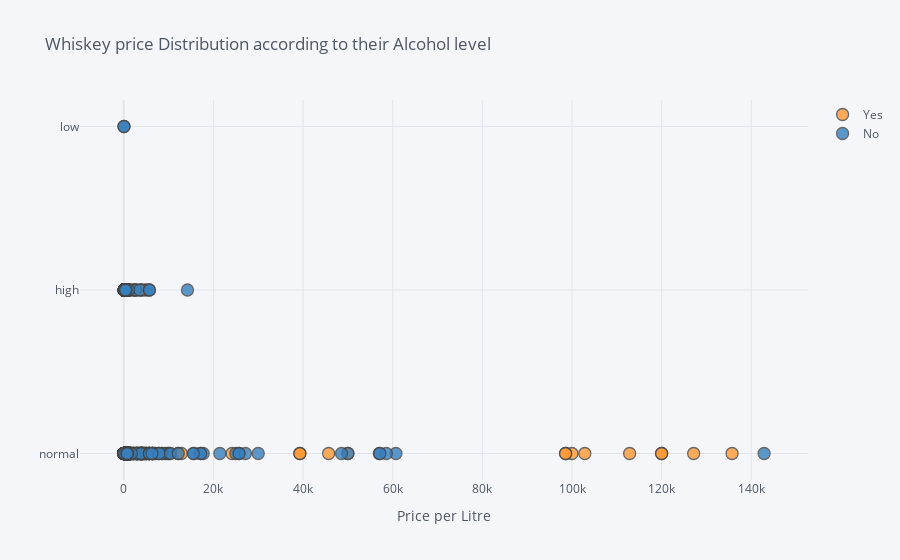

Notebook code for this chart:
### Markdown cell above
- The above figure shows if there is any effect on the alcohol percentage of the whikey according to its age and does it also affect the price
- Ignoring the 'no age statement' group, I do not think that we can clearly state if the alcohol percentage and the age are related. 
- And also increase in alcohol percentage doesnot mean increase in price. The figure below shows it in a clearer picture.

### Code cell
df.iplot(mode='markers',
        x='price_per_litre',
        y='alc_perc',
         #size='alc_perc'
         categories='Limited Edition',
         text='name',
         title  ='Whiskey price Distribution according to their Alcohol level',
         xTitle='Price per Litre',
         #color =''
         #yTitle='Style of Whiskey',
        )

### Figure 1 — Plotly figure (JSON) as saved in the notebook; plotly's stock layout.template omitted (floating-point values rounded to 4 significant figures; data arrays with more than 128 entries replaced by an {"elided": "..."} marker saying what was removed)
{"data": [{"marker": {"color": "rgba(255, 153, 51, 1.0)", "line": {"width": 1.3}, "opacity": 0.8, "size": 12, "symbol": "circle"}, "mode": "markers", "name": "Yes", "text": {"elided": "426 str values"}, "textfont": {"color": "#4D5663"}, "type": "scatter", "x": {"elided": "426 float values"}, "y": {"elided": "426 str values"}}, {"marker": {"color": "rgba(55, 128, 191, 1.0)", "line": {"width": 1.3}, "opacity": 0.8, "size": 12, "symbol": "circle"}, "mode": "markers", "name": "No", "text": {"elided": "570 str values"}, "textfont": {"color": "#4D5663"}, "type": "scatter", "x": {"elided": "570 float values"}, "y": {"elided": "570 str values"}}], "layout": {"legend": {"bgcolor": "#F5F6F9", "font": {"color": "#4D5663"}}, "paper_bgcolor": "#F5F6F9", "plot_bgcolor": "#F5F6F9", "title": {"font": {"color": "#4D5663"}, "text": "Whiskey price Distribution according to their Alcohol level"}, "xaxis": {"gridcolor": "#E1E5ED", "showgrid": true, "tickfont": {"color": "#4D5663"}, "title": {"font": {"color": "#4D5663"}, "text": "Price per Litre"}, "zerolinecolor": "#E1E5ED"}, "yaxis": {"gridcolor": "#E1E5ED", "showgrid": true, "tickfont": {"color": "#4D5663"}, "title": {"font": {"color": "#4D5663"}, "text": ""}, "zerolinecolor": "#E1E5ED"}}}
